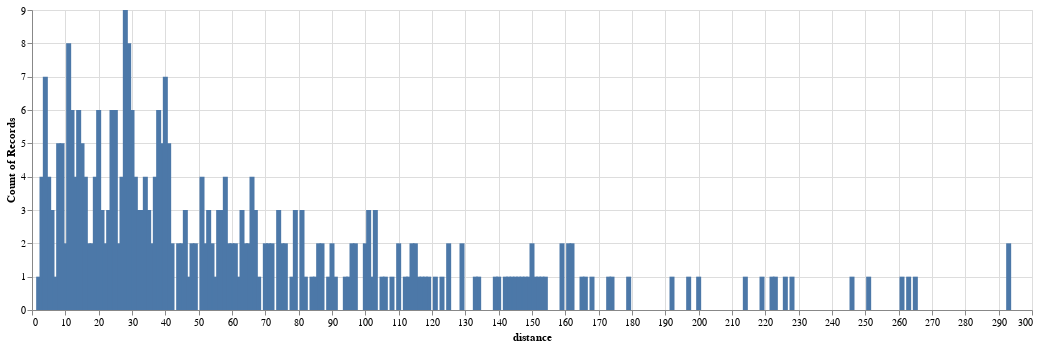

Here is the notebook cell this chart was saved with:
### Code cell
distance_per_week.name = "distance"

(
    alt.Chart(distance_per_week.reset_index(), width=1000)
    .mark_bar()
    .encode(alt.X("distance"), alt.Y("count()"))
)

### Figure 1 — Vega-Lite specification as saved in the notebook (floating-point values rounded to 4 significant figures; data arrays with more than 128 entries replaced by an {"elided": "..."} marker saying what was removed)
{"config": {"view": {"continuousWidth": 300, "continuousHeight": 300}}, "data": {"name": "data-e5861f0a0956afd7589457c40fed273b"}, "mark": {"type": "bar"}, "encoding": {"x": {"field": "distance", "type": "quantitative"}, "y": {"aggregate": "count", "type": "quantitative"}}, "width": 1000, "$schema": "https://vega.github.io/schema/vega-lite/v5.20.1.json", "datasets": {"data-e5861f0a0956afd7589457c40fed273b": {"elided": "345 records"}}}
